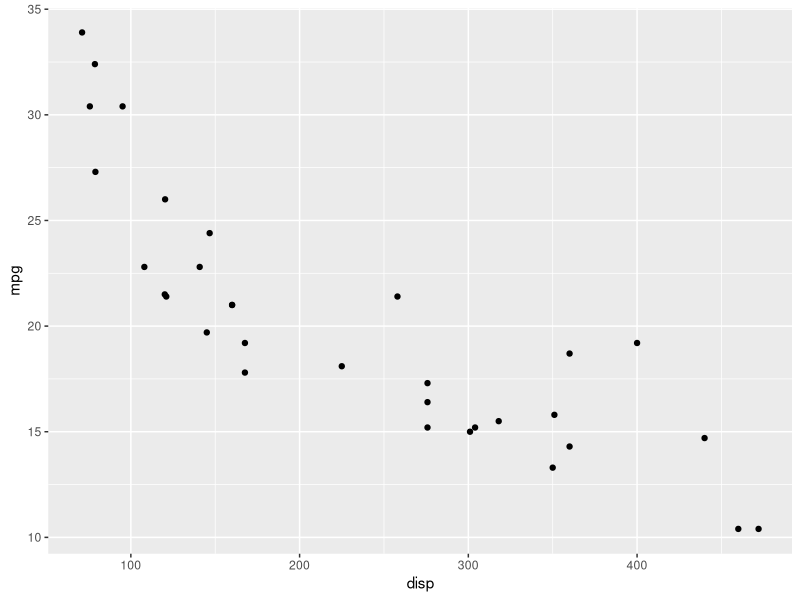
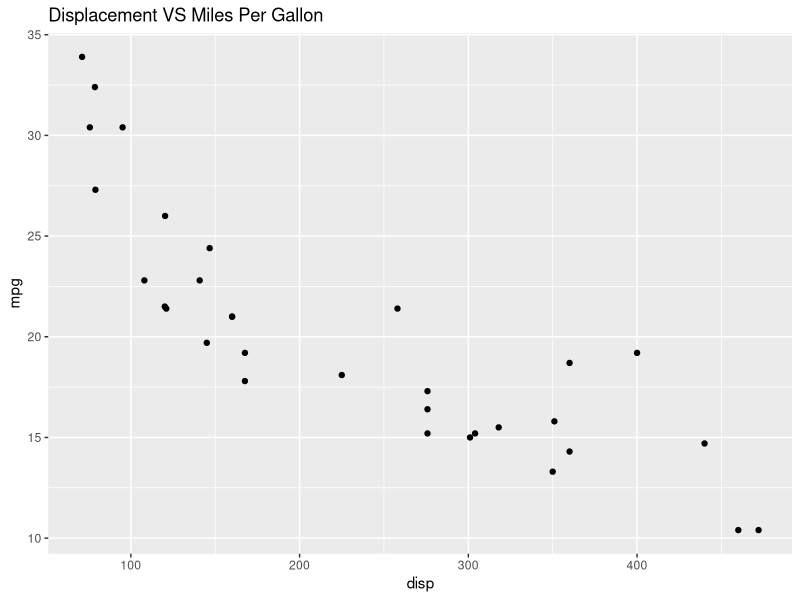
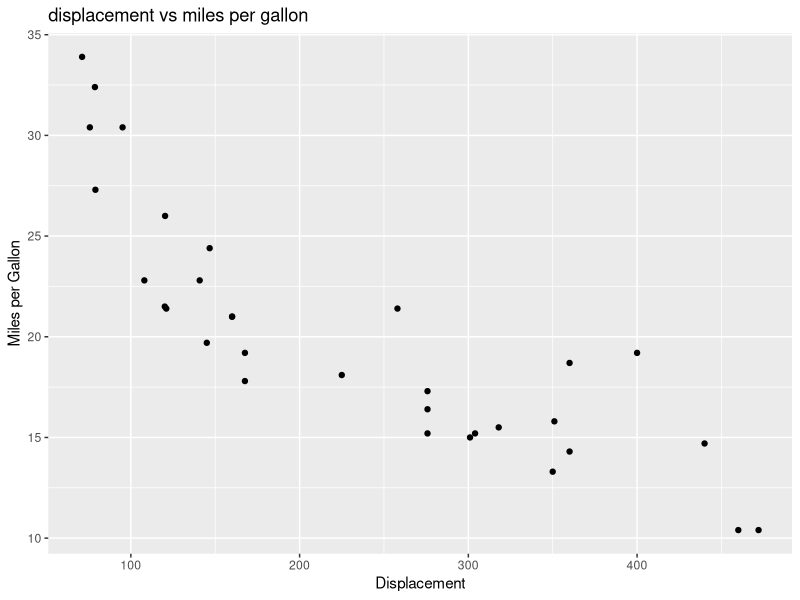
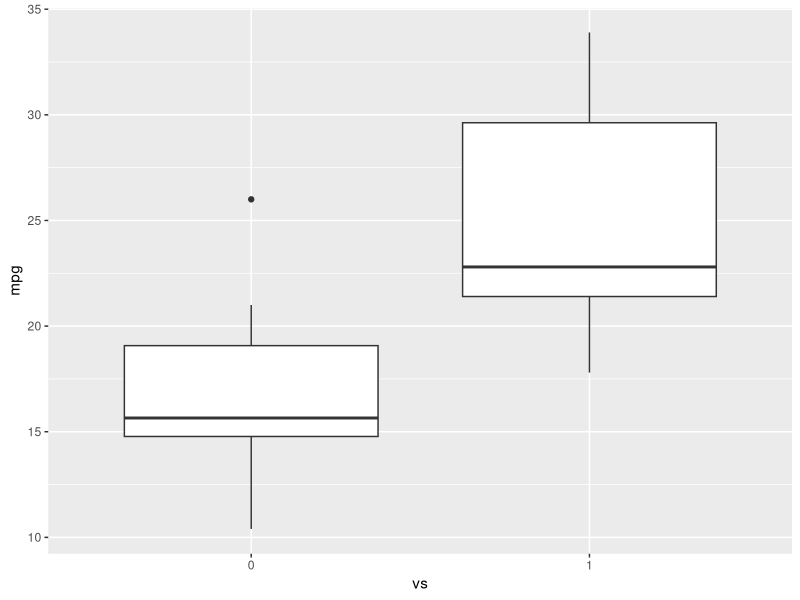
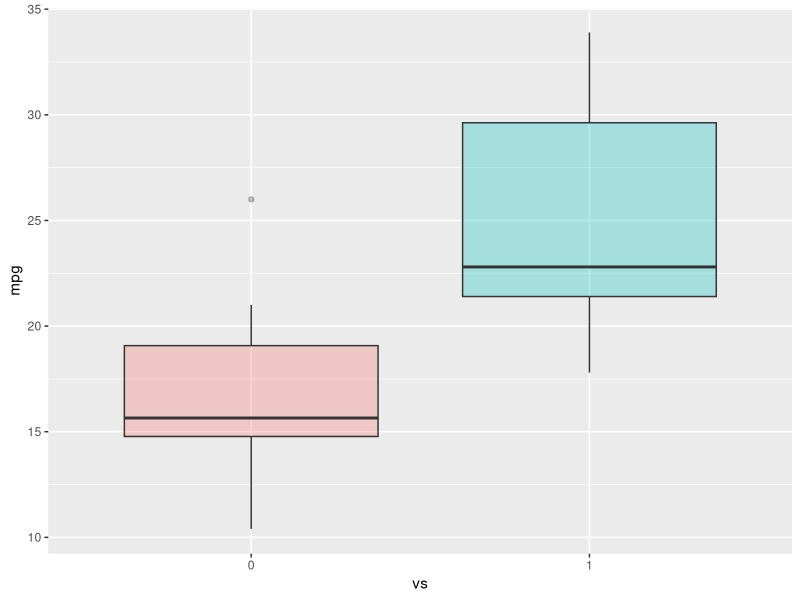
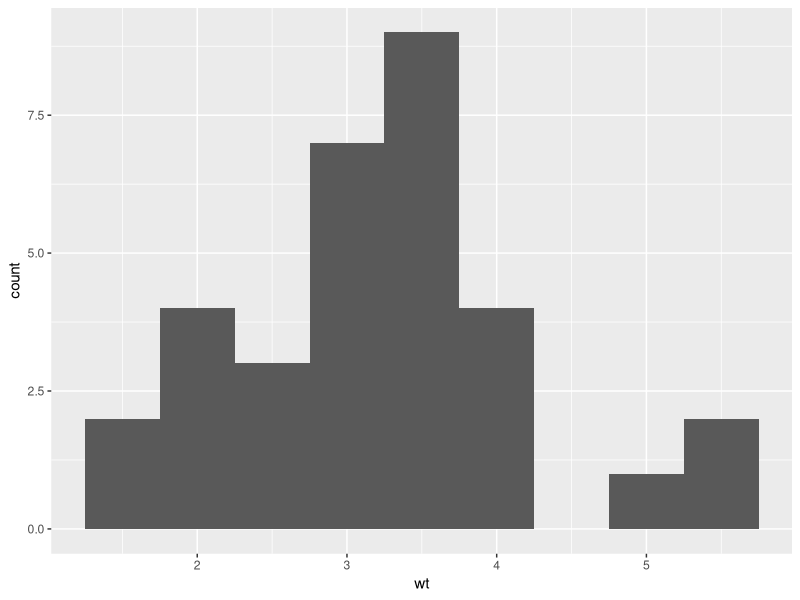
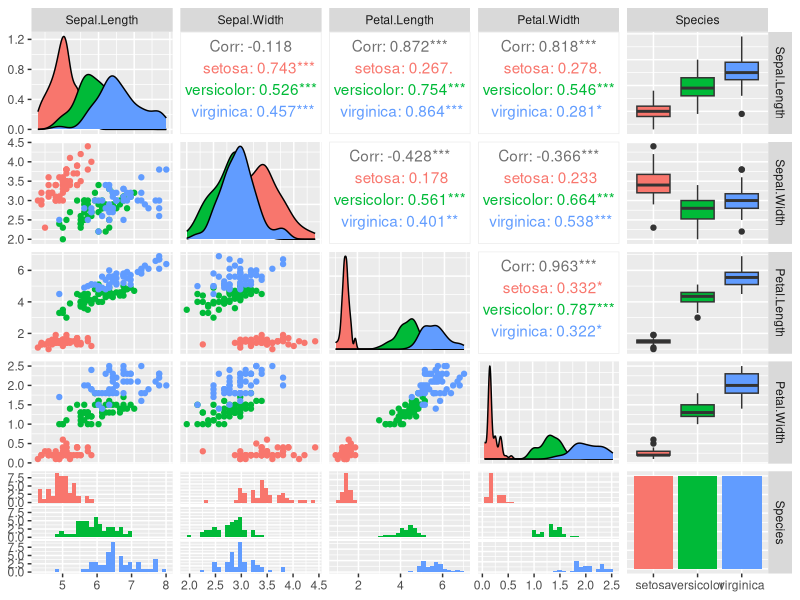

Generate these figures, in order, with R:
## ---- chunk 1
library(datasets, help)

data(mtcars)

head(mtcars,5)

## ---- chunk 2
#load ggplot package
library(ggplot2)

#create a scatterplot of displacement (disp) and miles per gallon (mpg)

ggplot(aes(x=disp,y=mpg,),data=mtcars)+geom_point()
## ---- chunk 3
#Add a title

ggplot(aes(x=disp,y=mpg,),data=mtcars)+geom_point()+ggtitle("Displacement VS Miles Per Gallon")
## ---- chunk 4
#change axis name

ggplot(aes(x=disp,y=mpg,),data=mtcars)+geom_point()+ggtitle("displacement vs miles per gallon") + labs(x = "Displacement", y = "Miles per Gallon")
## ---- chunk 5
#make vs a factor
mtcars$vs <- as.factor(mtcars$vs)

#create boxplot of the distribution for v-shaped and straight Engine

ggplot(aes(x=vs, y=mpg), data = mtcars) + geom_boxplot()
## ---- chunk 6
ggplot(aes(x=vs, y=mpg, fill = vs), data = mtcars) + 
  geom_boxplot(alpha=0.3) +
  theme(legend.position="none")
## ---- chunk 7
ggplot(aes(x=wt),data=mtcars) + geom_histogram(binwidth=0.5)
## ---- chunk 8
library(datasets)
data(iris)
## ---- chunk 9
library(GGally)
ggpairs(iris, mapping=ggplot2::aes(colour = Species))
